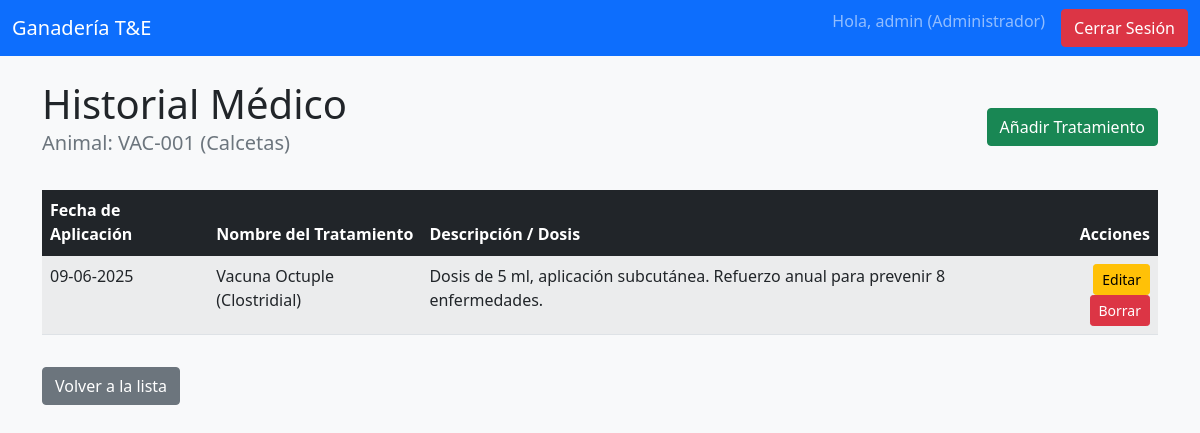
The app's page /animal/1/historial (signed in) with its own data.
### app.py (models this page shows)
class Animal(db.Model):
    id = db.Column(db.Integer, primary_key=True)
    codigo_unico = db.Column(db.String(20), unique=True, nullable=False)
    tipo = db.Column(db.String(50), nullable=False)
    nombre = db.Column(db.String(100), nullable=True)
    estado = db.Column(db.String(50), nullable=False)
    tratamientos = db.relationship('Tratamiento', backref='animal', lazy=True, cascade="all, delete-orphan")

class Tratamiento(db.Model):
    id = db.Column(db.Integer, primary_key=True)
    nombre_tratamiento = db.Column(db.String(150), nullable=False)
    descripcion = db.Column(db.Text, nullable=True)
    fecha_aplicacion = db.Column(db.Date, nullable=False)
    animal_id = db.Column(db.Integer, db.ForeignKey('animal.id'), nullable=False)

### app.py (the view)
@app.route('/animal/<int:animal_id>/historial')
def historial_medico(animal_id):
    if 'user_id' not in session or session['user_rol'] != 'Administrador': return redirect(url_for('login'))
    animal = Animal.query.get_or_404(animal_id)
    return render_template('historial_medico.html', animal=animal)

### Templates/historial_medico.html (shortened to what this page needs)
{% extends "base.html" %}
{% block content %}
<div class="d-flex justify-content-between align-items-center mb-3">
    <div>
        <h1 class="mb-0">Historial Médico</h1>
        <p class="lead text-muted">Animal: {{ animal.codigo_unico }} ({{ animal.nombre or 'Sin nombre' }})</p>
    </div>
    <a href="{{ url_for('add_tratamiento', animal_id=animal.id) }}" class="btn btn-success">Añadir Tratamiento</a>
</div>
<table class="table table-striped">
    <thead class="table-dark">
        <tr>
            <th>Fecha de Aplicación</th>
            <th>Nombre del Tratamiento</th>
            <th>Descripción / Dosis</th>
            <th class="text-end">Acciones</th> </tr>
    </thead>
    <tbody>
        {% for tratamiento in animal.tratamientos | sort(attribute='fecha_aplicacion', reverse=True) %}
        <tr>
            <td>{{ tratamiento.fecha_aplicacion.strftime('%d-%m-%Y') }}</td>
            <td>{{ tratamiento.nombre_tratamiento }}</td>
            <td>{{ tratamiento.descripcion or 'N/A' }}</td>
            <td class="text-end">
                <a href="{{ url_for('edit_tratamiento', tratamiento_id=tratamiento.id) }}" class="btn btn-sm btn-warning">Editar</a>
                <a href="{{ url_for('delete_tratamiento', tratamiento_id=tratamiento.id) }}" class="btn btn-sm btn-danger" onclick="return confirm('¿Seguro que quieres borrar este registro?');">Borrar</a>
            </td>
        </tr>
        {% else %}
        <tr>
            <td colspan="4" class="text-center">Este animal no tiene tratamientos registrados.</td>
        </tr>
        {% endfor %}
    </tbody>
</table>
<a href="{{ url_for('gestionar_animales') }}" class="btn btn-secondary mt-3">Volver a la lista</a>
{% endblock %}

### Templates/base.html (style rules this page uses)
body { background-color: #f8f9fa; }

### records on screen
Animal: codigo_unico "VAC-001", nombre "Calcetas"
Tratamiento: fecha_aplicacion "09-06-2025", nombre_tratamiento "Vacuna Octuple (Clostridial)", descripcion "Dosis de 5 ml, aplicación subcutánea. Refuerzo anual para prevenir 8 enfermedades."

### other values on screen
{{ session.username }} "admin"
{{ session.user_rol }} "Administrador"
